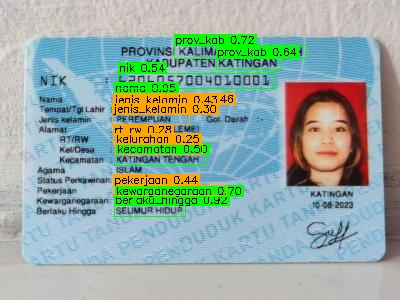
#> input picture backend/runs/test_preds/00_WhatsApp-Image-2023-12-27-at-11-37-33-2-.jpg, 400 x 300 px; its folder holds only this picture in this run
$ python -i tesseract_engine.py   (imports and definitions only)
#> lines starting #> are read from the running program, lines starting #| are printed output that depends on the picture; after the words box and inside, x2 and y2 are one past the last pixel; in counts of white or black regions, pixels touching at a corner belong together
"""
Tesseract KTP engine — ported from the `yt_ocr.ipynb` template.

The notebook uses `pytesseract` with `lang="ind"` against a THRESH_TRUNC
preprocessed image. Here we reuse the same idea but expose the output in
the same `(bbox, text, confidence)` shape as EasyOCR, so the rest of the
ocr_service pipeline (line grouping + field parsing) is engine-agnostic.

Offline notes
-------------
Tesseract is fully offline once the binary and the Indonesian language
data are installed locally. On Windows the recommended path is the
UB Mannheim build:

    1. https://github.com/UB-Mannheim/tesseract/wiki  → install the
       latest tesseract-ocr-w64-setup-X.X.X.exe
    2. During setup, tick "Indonesian" in the additional language data
       (or drop `ind.traineddata` into `C:/Program Files/Tesseract-OCR/tessdata/`).

If Tesseract isn't found at runtime, `is_available()` returns False and
the dual-engine merge in ocr_service silently falls back to EasyOCR only.
"""

from __future__ import annotations

import os
import shutil
from typing import List, Tuple, Optional


# ---------------------------------------------------------------------------
# Tesseract binary discovery — done once, cached
# ---------------------------------------------------------------------------

_CHECKED = False
_AVAILABLE = False
_TESSERACT_PATH: Optional[str] = None


# Common Windows install paths — checked in order if `tesseract` isn't on PATH.
_WIN_DEFAULTS = (
    r"C:\Program Files\Tesseract-OCR\tesseract.exe",
    r"C:\Program Files (x86)\Tesseract-OCR\tesseract.exe",
)


# [45 lines left out: functions _find_tesseract, is_available, preprocess_for_tesseract, not called in this run]


def preprocess_region_for_tesseract(img_np):
    """Region-OCR preprocessing for a small YOLO crop. THRESH_TRUNC tends to
    leave grey halos that confuse PSM 7; Otsu picks a per-crop threshold that
    works better on isolated text lines.

    Why: a region crop has uniform-ish background and one short text line —
    different statistics than a full KTP card, where TRUNC's clamping wins.
    """
    import cv2
    if img_np.ndim == 3:
        gray = cv2.cvtColor(img_np, cv2.COLOR_RGB2GRAY)
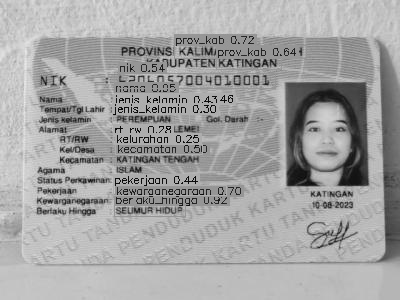
#> gray: shape (300, 400); min 4, max 237, mean 163
    else:
        gray = img_np
    # Otsu + binary; add a light blur to smooth JPEG noise without eating glyph thickness.
    blur = cv2.GaussianBlur(gray, (3, 3), 0)
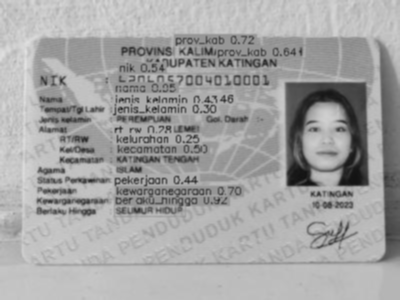
#> blur: shape (300, 400); min 18, max 226, mean 163.1
    _, threshed = cv2.threshold(blur, 0, 255, cv2.THRESH_BINARY + cv2.THRESH_OTSU)
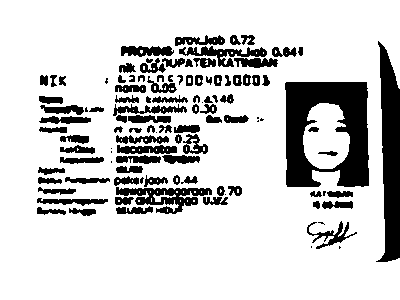
#> threshed: shape (300, 400); 81% white; 110 black regions (16 under 20 px), largest, box (x1, y1, x2, y2) and area: (285, 82, 369, 187) 5839, (376, 41, 400, 262) 3441, (116, 187, 212, 214) 1185
    return threshed


# ---------------------------------------------------------------------------
# OCR adapter — returns EasyOCR-compatible (bbox, text, conf) tuples
# ---------------------------------------------------------------------------

# [51 lines left out: function readtext, not called in this run]

>>> import cv2
>>> picture = cv2.cvtColor(cv2.imread('runs/test_preds/00_WhatsApp-Image-2023-12-27-at-11-37-33-2-.jpg'), cv2.COLOR_BGR2RGB)
>>> result = preprocess_region_for_tesseract(picture)

$ run again, on backend/runs/test_preds/02_WhatsApp-Image-2023-12-27-at-11-37-36-2-.jpg
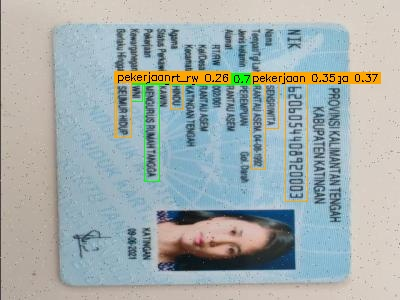
#> input picture backend/runs/test_preds/02_WhatsApp-Image-2023-12-27-at-11-37-36-2-.jpg, 400 x 300 px
#> in preprocess_region_for_tesseract, `blur = cv2.GaussianBlur(gray, (3, 3), 0)`:
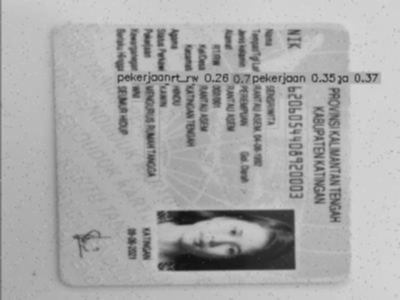
#> blur: shape (300, 400); min 16, max 215, mean 170.1
#> in preprocess_region_for_tesseract, `_, threshed = cv2.threshold(blur, 0, 255, cv2.THRESH_BINARY + cv2.THRE..`:
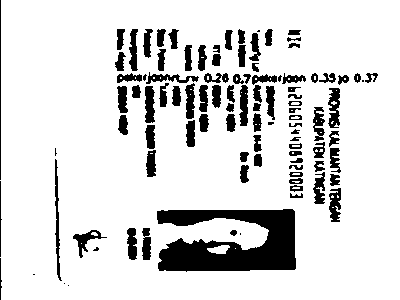
#> threshed: shape (300, 400); 85.6% white; 102 black regions (11 under 20 px), largest, box (x1, y1, x2, y2) and area: (157, 209, 296, 272) 5834, (55, 159, 62, 281) 335, (328, 88, 340, 128) 328

$ run again, on backend/runs/test_preds/03_WhatsApp-Image-2023-12-27-at-11-37-40-1-.jpg
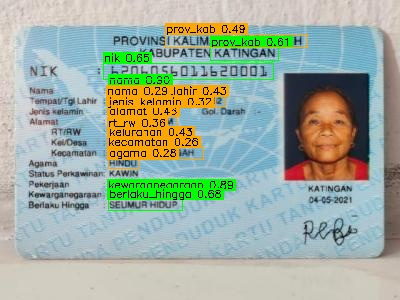
#> input picture backend/runs/test_preds/03_WhatsApp-Image-2023-12-27-at-11-37-40-1-.jpg, 400 x 300 px
#> in preprocess_region_for_tesseract, `blur = cv2.GaussianBlur(gray, (3, 3), 0)`:
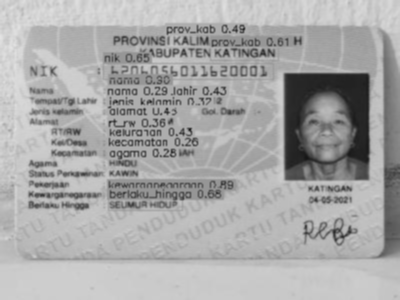
#> blur: shape (300, 400); min 22, max 227, mean 167.6
#> in preprocess_region_for_tesseract, `_, threshed = cv2.threshold(blur, 0, 255, cv2.THRESH_BINARY + cv2.THRE..`:
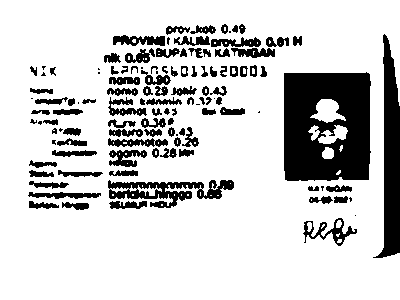
#> threshed: shape (300, 400); 80.5% white; 118 black regions (21 under 20 px), largest, box (x1, y1, x2, y2) and area: (284, 72, 371, 181) 8134, (373, 34, 400, 258) 3164, (108, 180, 234, 208) 1605
